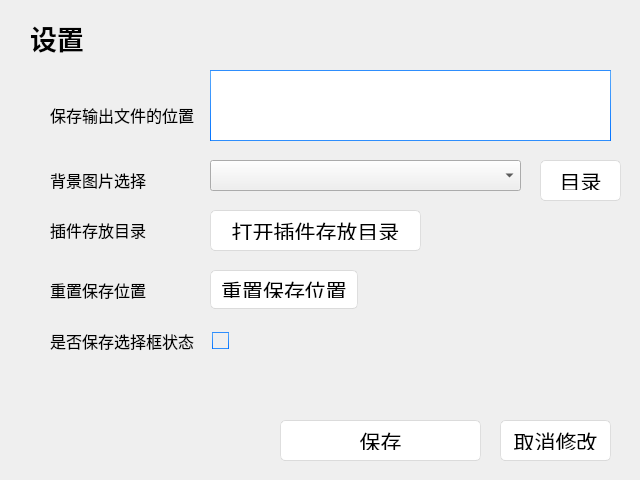
 <widget class="QDialog" name="SettingsWin">
  <property name="geometry">
   <rect>
    <x>0</x>
    <y>0</y>
    <width>640</width>
    <height>480</height>
   </rect>
  </property>
  <property name="minimumSize">
   <size>
    <width>640</width>
    <height>480</height>
   </size>
  </property>
  <property name="maximumSize">
   <size>
    <width>640</width>
    <height>480</height>
   </size>
  </property>
  <property name="windowTitle">
   <string>Dialog</string>
  </property>
  <property name="styleSheet">
   <string notr="true">/*
Aqua Style Sheet for QT Applications
Author: Jaime A. Quiroga P.
Company: GTRONICK
Last updated: 22/01/2019, 07:55.
Available at: https://github.com/GTRONICK/QSS/blob/master/Aqua.qss
*/
QMainWindow {
	background-color:#ececec;
}
QTextEdit {
	border-width: 1px;
	border-style: solid;
	border-color: qlineargradient(spread:pad, x1:0.5, y1:1, x2:0.5, y2:0, stop:0 rgba(0, 113, 255, 255), stop:1 rgba(91, 171, 252, 255));
}
QPlainTextEdit {
	border-width: 1px;
	border-style: solid;
	border-color: qlineargradient(spread:pad, x1:0.5, y1:1, x2:0.5, y2:0, stop:0 rgba(0, 113, 255, 255), stop:1 rgba(91, 171, 252, 255));
}
QToolButton {
	border-style: solid;
	border-top-color: qlineargradient(spread:pad, x1:0.5, y1:1, x2:0.5, y2:0, stop:0 rgb(215, 215, 215), stop:1 rgb(222, 222, 222));
	border-right-color: qlineargradient(spread:pad, x1:0, y1:0.5, x2:1, y2:0.5, stop:0 rgb(217, 217, 217), stop:1 rgb(227, 227, 227));
	border-left-color: qlineargradient(spread:pad, x1:0, y1:0.5, x2:1, y2:0.5, stop:0 rgb(227, 227, 227), stop:1 rgb(217, 217, 217));
	border-bottom-color: qlineargradient(spread:pad, x1:0.5, y1:1, x2:0.5, y2:0, stop:0 rgb(215, 215, 215), stop:1 rgb(222, 222, 222));
	border-width: 1px;
	border-radius: 5px;
	color: rgb(0,0,0);
	padding: 2px;
	background-color: rgb(255,255,255);
}
QToolButton:hover{
	border-style: solid;
	border-top-color: qlineargradient(spread:pad, x1:0.5, y1:1, x2:0.5, y2:0, stop:0 rgb(195, 195, 195), stop:1 rgb(222, 222, 222));
	border-right-color: qlineargradient(spread:pad, x1:0, y1:0.5, x2:1, y2:0.5, stop:0 rgb(197, 197, 197), stop:1 rgb(227, 227, 227));
	border-left-color: qlineargradient(spread:pad, x1:0, y1:0.5, x2:1, y2:0.5, stop:0 rgb(227, 227, 227), stop:1 rgb(197, 197, 197));
	border-bottom-color: qlineargradient(spread:pad, x1:0.5, y1:1, x2:0.5, y2:0, stop:0 rgb(195, 195, 195), stop:1 rgb(222, 222, 222));
	border-width: 1px;
	border-radius: 5px;
	color: rgb(0,0,0);
	padding: 2px;
	background-color: rgb(255,255,255);
}
QToolButton:pressed{
	border-style: solid;
	border-top-color: qlineargradient(spread:pad, x1:0.5, y1:1, x2:0.5, y2:0, stop:0 rgb(215, 215, 215), stop:1 rgb(222, 222, 222));
	border-right-color: qlineargradient(spread:pad, x1:0, y1:0.5, x2:1, y2:0.5, stop:0 rgb(217, 217, 217), stop:1 rgb(227, 227, 227));
	border-left-color: qlineargradient(spread:pad, x1:0, y1:0.5, x2:1, y2:0.5, stop:0 rgb(227, 227, 227), stop:1 rgb(217, 217, 217));
	border-bottom-color: qlineargradient(spread:pad, x1:0.5, y1:1, x2:0.5, y2:0, stop:0 rgb(215, 215, 215), stop:1 rgb(222, 222, 222));
	border-width: 1px;
	border-radius: 5px;
	color: rgb(0,0,0);
	padding: 2px;
	background-color: rgb(142,142,142);
}
QPushButton{
	border-style: solid;
	border-top-color: qlineargradient(spread:pad, x1:0.5, y1:1, x2:0.5, y2:0, stop:0 rgb(215, 215, 215), stop:1 rgb(222, 222, 222));
	border-right-color: qlineargradient(spread:pad, x1:0, y1:0.5, x2:1, y2:0.5, stop:0 rgb(217, 217, 217), stop:1 rgb(227, 227, 227));
	border-left-color: qlineargradient(spread:pad, x1:0, y1:0.5, x2:1, y2:0.5, stop:0 rgb(227, 227, 227), stop:1 rgb(217, 217, 217));
	border-bottom-color: qlineargradient(spread:pad, x1:0.5, y1:1, x2:0.5, y2:0, stop:0 rgb(215, 215, 215), stop:1 rgb(222, 222, 222));
	border-width: 1px;
	border-radius: 5px;
	color: rgb(0,0,0);
	font: 16pt &quot;Microsoft YaHei UI&quot;;
	padding: 10px;
	background-color: rgb(255,255,255);
}
QPushButton::default{
	border-style: solid;
	border-top-color: qlineargradient(spread:pad, x1:0.5, y1:1, x2:0.5, y2:0, stop:0 rgb(215, 215, 215), stop:1 rgb(222, 222, 222));
	border-right-color: qlineargradient(spread:pad, x1:0, y1:0.5, x2:1, y2:0.5, stop:0 rgb(217, 217, 217), stop:1 rgb(227, 227, 227));
	border-left-color: qlineargradient(spread:pad, x1:0, y1:0.5, x2:1, y2:0.5, stop:0 rgb(227, 227, 227), stop:1 rgb(217, 217, 217));
	border-bottom-color: qlineargradient(spread:pad, x1:0.5, y1:1, x2:0.5, y2:0, stop:0 rgb(215, 215, 215), stop:1 rgb(222, 222, 222));
	border-width: 1px;
	border-radius: 5px;
	color: rgb(0,0,0);
	font: 16pt &quot;Microsoft YaHei UI&quot;;
	padding: 10px;
	background-color: rgb(255,255,255);
}
QPushButton:hover{
	border-style: solid;
	border-top-color: qlineargradient(spread:pad, x1:0.5, y1:1, x2:0.5, y2:0, stop:0 rgb(195, 195, 195), stop:1 rgb(222, 222, 222));
	border-right-color: qlineargradient(spread:pad, x1:0, y1:0.5, x2:1, y2:0.5, stop:0 rgb(197, 197, 197), stop:1 rgb(227, 227, 227));
	border-left-color: qlineargradient(spread:pad, x1:0, y1:0.5, x2:1, y2:0.5, stop:0 rgb(227, 227, 227), stop:1 rgb(197, 197, 197));
	border-bottom-color: qlineargradient(spread:pad, x1:0.5, y1:1, x2:0.5, y2:0, stop:0 rgb(195, 195, 195), stop:1 rgb(222, 222, 222));
	border-width: 1px;
	border-radius: 5px;
	color: rgb(0,0,0);
	padding: 2px;
	background-color: rgb(255,255,255);
}
QPushButton:pressed{
	border-style: solid;
	border-top-color: qlineargradient(spread:pad, x1:0.5, y1:1, x2:0.5, y2:0, stop:0 rgb(215, 215, 215), stop:1 rgb(222, 222, 222));
	border-right-color: qlineargradient(spread:pad, x1:0, y1:0.5, x2:1, y2:0.5, stop:0 rgb(217, 217, 217), stop:1 rgb(227, 227, 227));
	border-left-color: qlineargradient(spread:pad, x1:0, y1:0.5, x2:1, y2:0.5, stop:0 rgb(227, 227, 227), stop:1 rgb(217, 217, 217));
	border-bottom-color: qlineargradient(spread:pad, x1:0.5, y1:1, x2:0.5, y2:0, stop:0 rgb(215, 215, 215), stop:1 rgb(222, 222, 222));
	border-width: 1px;
	border-radius: 5px;
	color: rgb(0,0,0);
	padding: 2px;
	background-color: rgb(142,142,142);
}
QPushButton:disabled{
	border-style: solid;
	border-top-color: qlineargradient(spread:pad, x1:0.5, y1:1, x2:0.5, y2:0, stop:0 rgb(215, 215, 215), stop:1 rgb(222, 222, 222));
	border-right-color: qlineargradient(spread:pad, x1:0, y1:0.5, x2:1, y2:0.5, stop:0 rgb(217, 217, 217), stop:1 rgb(227, 227, 227));
	border-left-color: qlineargradient(spread:pad, x1:0, y1:0.5, x2:1, y2:0.5, stop:0 rgb(227, 227, 227), stop:1 rgb(217, 217, 217));
	border-bottom-color: qlineargradient(spread:pad, x1:0.5, y1:1, x2:0.5, y2:0, stop:0 rgb(215, 215, 215), stop:1 rgb(222, 222, 222));
	border-width: 1px;
	border-radius: 5px;
	color: #808086;
	padding: 2px;
	background-color: rgb(142,142,142);
}
QLineEdit {
	border-width: 1px; border-radius: 4px;
	border-style: solid;
	border-color: qlineargradient(spread:pad, x1:0.5, y1:1, x2:0.5, y2:0, stop:0 rgba(0, 113, 255, 255), stop:1 rgba(91, 171, 252, 255));
}
QLabel {
	color: #000000;
}
QLCDNumber {
	color: rgb(0, 113, 255, 255);
}
QProgressBar {
	text-align: center;
	color: rgb(240, 240, 240);
	border-width: 1px; 
	border-radius: 10px;
	border-color: rgb(230, 230, 230);
	border-style: solid;
	background-color:rgb(207,207,207);
}
QProgressBar::chunk {
	background-color: qlineargradient(spread:pad, x1:0.5, y1:1, x2:0.5, y2:0, stop:0 rgba(49, 147, 250, 255), stop:1 rgba(34, 142, 255, 255));
	border-radius: 10px;
}
QMenuBar {
	background-color: qlineargradient(spread:pad, x1:0.5, y1:1, x2:0.5, y2:0, stop:0 rgba(207, 209, 207, 255), stop:1 rgba(230, 229, 230, 255));
}
QMenuBar::item {
	color: #000000;
  	spacing: 3px;
  	padding: 1px 4px;
	background-color: qlineargradient(spread:pad, x1:0.5, y1:1, x2:0.5, y2:0, stop:0 rgba(207, 209, 207, 255), stop:1 rgba(230, 229, 230, 255));
}

QMenuBar::item:selected {
  	background-color: qlineargradient(spread:pad, x1:0.5, y1:1, x2:0.5, y2:0, stop:0 rgba(0, 113, 255, 255), stop:1 rgba(91, 171, 252, 255));
	color: #FFFFFF;
}
QMenu::item:selected {
	border-style: solid;
	border-top-color: transparent;
	border-right-color: transparent;
	border-left-color: qlineargradient(spread:pad, x1:0.5, y1:1, x2:0.5, y2:0, stop:0 rgba(0, 113, 255, 255), stop:1 rgba(91, 171, 252, 255));
	border-bottom-color: transparent;
	border-left-width: 2px;
	color: #000000;
	padding-left:15px;
	padding-top:4px;
	padding-bottom:4px;
	padding-right:7px;
}
QMenu::item {
	border-style: solid;
	border-top-color: transparent;
	border-right-color: transparent;
	border-left-color: transparent;
	border-bottom-color: transparent;
	border-bottom-width: 1px;
	color: #000000;
	padding-left:17px;
	padding-top:4px;
	padding-bottom:4px;
	padding-right:7px;
}
QTabWidget {
	color:rgb(0,0,0);
	background-color:#000000;
}
QTabWidget::pane {
		border-color: rgb(223,223,223);
		background-color:rgb(226,226,226);
		border-style: solid;
		border-width: 2px;
    	border-radius: 6px;
}
QTabBar::tab:first {
	border-style: solid;
	border-left-width:1px;
	border-right-width:0px;
	border-top-width:1px;
	border-bottom-width:1px;
	border-top-color: rgb(209,209,209);
	border-left-color: qlineargradient(spread:pad, x1:0.5, y1:1, x2:0.5, y2:0, stop:0 rgba(209, 209, 209, 209), stop:1 rgba(229, 229, 229, 229));
	border-bottom-color: rgb(229,229,229);
	border-top-left-radius: 4px;
	border-bottom-left-radius: 4px;
	color: #000000;
	padding: 3px;
	margin-left:0px;
	background-color: qlineargradient(spread:pad, x1:0.5, y1:1, x2:0.5, y2:0, stop:0 rgba(247, 247, 247, 255), stop:1 rgba(255, 255, 255, 255));
}
QTabBar::tab:last {
	border-style: solid;
	border-width:1px;
	border-top-color: rgb(209,209,209);
	border-left-color: qlineargradient(spread:pad, x1:0.5, y1:1, x2:0.5, y2:0, stop:0 rgba(209, 209, 209, 209), stop:1 rgba(229, 229, 229, 229));
	border-right-color: qlineargradient(spread:pad, x1:0.5, y1:1, x2:0.5, y2:0, stop:0 rgba(209, 209, 209, 209), stop:1 rgba(229, 229, 229, 229));
	border-bottom-color: rgb(229,229,229);
	border-top-right-radius: 4px;
	border-bottom-right-radius: 4px;
	color: #000000;
	padding: 3px;
	margin-left:0px;
	background-color: qlineargradient(spread:pad, x1:0.5, y1:1, x2:0.5, y2:0, stop:0 rgba(247, 247, 247, 255), stop:1 rgba(255, 255, 255, 255));
}
QTabBar::tab {
	border-style: solid;
	border-top-width:1px;
	border-bottom-width:1px;
	border-left-width:1px;
	border-top-color: rgb(209,209,209);
	border-left-color: qlineargradient(spread:pad, x1:0.5, y1:1, x2:0.5, y2:0, stop:0 rgba(209, 209, 209, 209), stop:1 rgba(229, 229, 229, 229));
	border-bottom-color: rgb(229,229,229);
	color: #000000;
	padding: 3px;
	margin-left:0px;
	background-color: qlineargradient(spread:pad, x1:0.5, y1:1, x2:0.5, y2:0, stop:0 rgba(247, 247, 247, 255), stop:1 rgba(255, 255, 255, 255));
}
QTabBar::tab:selected, QTabBar::tab:last:selected, QTabBar::tab:hover {
  	border-style: solid;
  	border-left-width:1px;
	border-right-color: transparent;
	border-top-color: rgb(209,209,209);
	border-left-color: qlineargradient(spread:pad, x1:0.5, y1:1, x2:0.5, y2:0, stop:0 rgba(209, 209, 209, 209), stop:1 rgba(229, 229, 229, 229));
	border-bottom-color: rgb(229,229,229);
	color: #FFFFFF;
	padding: 3px;
	margin-left:0px;
	background-color: qlineargradient(spread:pad, x1:0.5, y1:1, x2:0.5, y2:0, stop:0 rgba(0, 113, 255, 255), stop:1 rgba(91, 171, 252, 255));
}

QTabBar::tab:selected, QTabBar::tab:first:selected, QTabBar::tab:hover {
  	border-style: solid;
  	border-left-width:1px;
  	border-bottom-width:1px;
  	border-top-width:1px;
	border-right-color: transparent;
	border-top-color: rgb(209,209,209);
	border-left-color: qlineargradient(spread:pad, x1:0.5, y1:1, x2:0.5, y2:0, stop:0 rgba(209, 209, 209, 209), stop:1 rgba(229, 229, 229, 229));
	border-bottom-color: rgb(229,229,229);
	color: #FFFFFF;
	padding: 3px;
	margin-left:0px;
	background-color: qlineargradient(spread:pad, x1:0.5, y1:1, x2:0.5, y2:0, stop:0 rgba(0, 113, 255, 255), stop:1 rgba(91, 171, 252, 255));
}

QCheckBox {
	color: #000000;
	padding: 2px;
}
QCheckBox:disabled {
	color: #808086;
	padding: 2px;
}

QCheckBox:hover {
	border-radius:4px;
	border-style:solid;
	padding-left: 1px;
	padding-right: 1px;
	padding-bottom: 1px;
	padding-top: 1px;
	border-width:1px;
	border-color: transparent;
}
QCheckBox::indicator:checked {

	height: 10px;
	width: 10px;
	border-style:solid;
	border-width: 1px;
	border-color: qlineargradient(spread:pad, x1:0.5, y1:1, x2:0.5, y2:0, stop:0 rgba(0, 113, 255, 255), stop:1 rgba(91, 171, 252, 255));
	color: #000000;
	background-color: qlineargradient(spread:pad, x1:0.5, y1:1, x2:0.5, y2:0, stop:0 rgba(0, 113, 255, 255), stop:1 rgba(91, 171, 252, 255));
}
QCheckBox::indicator:unchecked {

	height: 10px;
	width: 10px;
	border-style:solid;
	border-width: 1px;
	border-color: qlineargradient(spread:pad, x1:0.5, y1:1, x2:0.5, y2:0, stop:0 rgba(0, 113, 255, 255), stop:1 rgba(91, 171, 252, 255));
	color: #000000;
}
QRadioButton {
	color: 000000;
	padding: 1px;
}
QRadioButton::indicator:checked {
	height: 10px;
	width: 10px;
	border-style:solid;
	border-radius:5px;
	border-width: 1px;
	border-color: qlineargradient(spread:pad, x1:0.5, y1:1, x2:0.5, y2:0, stop:0 rgba(0, 113, 255, 255), stop:1 rgba(91, 171, 252, 255));
	color: #a9b7c6;
	background-color: qlineargradient(spread:pad, x1:0.5, y1:1, x2:0.5, y2:0, stop:0 rgba(0, 113, 255, 255), stop:1 rgba(91, 171, 252, 255));
}
QRadioButton::indicator:!checked {
	height: 10px;
	width: 10px;
	border-style:solid;
	border-radius:5px;
	border-width: 1px;
	border-color: qlineargradient(spread:pad, x1:0.5, y1:1, x2:0.5, y2:0, stop:0 rgba(0, 113, 255, 255), stop:1 rgba(91, 171, 252, 255));
	color: #a9b7c6;
	background-color: transparent;
}
QStatusBar {
	color:#027f7f;
}
QSpinBox {
	border-style: solid;
	border-width: 1px;
	border-color: qlineargradient(spread:pad, x1:0.5, y1:1, x2:0.5, y2:0, stop:0 rgba(0, 113, 255, 255), stop:1 rgba(91, 171, 252, 255));
}
QDoubleSpinBox {
	border-style: solid;
	border-width: 1px;
	border-color: qlineargradient(spread:pad, x1:0.5, y1:1, x2:0.5, y2:0, stop:0 rgba(0, 113, 255, 255), stop:1 rgba(91, 171, 252, 255));
}
QTimeEdit {
	border-style: solid;
	border-width: 1px;
	border-color: qlineargradient(spread:pad, x1:0.5, y1:1, x2:0.5, y2:0, stop:0 rgba(0, 113, 255, 255), stop:1 rgba(91, 171, 252, 255));
}
QDateTimeEdit {
	border-style: solid;
	border-width: 1px;
	border-color: qlineargradient(spread:pad, x1:0.5, y1:1, x2:0.5, y2:0, stop:0 rgba(0, 113, 255, 255), stop:1 rgba(91, 171, 252, 255));
}
QDateEdit {
	border-style: solid;
	border-width: 1px;
	border-color: qlineargradient(spread:pad, x1:0.5, y1:1, x2:0.5, y2:0, stop:0 rgba(0, 113, 255, 255), stop:1 rgba(91, 171, 252, 255));
}

QToolBox {
	color: #a9b7c6;
	background-color:#000000;
}
QToolBox::tab {
	color: #a9b7c6;
	background-color:#000000;
}
QToolBox::tab:selected {
	color: #FFFFFF;
	background-color:#000000;
}
QScrollArea {
	color: #FFFFFF;
	background-color:#000000;
}
QSlider::groove:horizontal {
	height: 5px;
	background-color: qlineargradient(spread:pad, x1:0.5, y1:1, x2:0.5, y2:0, stop:0 rgba(49, 147, 250, 255), stop:1 rgba(34, 142, 255, 255));
}
QSlider::groove:vertical {
	width: 5px;
	background-color: qlineargradient(spread:pad, x1:0.5, y1:1, x2:0.5, y2:0, stop:0 rgba(49, 147, 250, 255), stop:1 rgba(34, 142, 255, 255));
}
QSlider::handle:horizontal {
	background: rgb(253,253,253);
	border-style: solid;
	border-width: 1px;
	border-color: rgb(207,207,207);
	width: 12px;
	margin: -5px 0;
	border-radius: 7px;
}
QSlider::handle:vertical {
	background: rgb(253,253,253);
	border-style: solid;
	border-width: 1px;
	border-color: rgb(207,207,207);
	height: 12px;
	margin: 0 -5px;
	border-radius: 7px;
}
QSlider::add-page:horizontal {
    background: rgb(181,181,181);
}
QSlider::add-page:vertical {
    background: rgb(181,181,181);
}
QSlider::sub-page:horizontal {
    background-color: qlineargradient(spread:pad, x1:0.5, y1:1, x2:0.5, y2:0, stop:0 rgba(49, 147, 250, 255), stop:1 rgba(34, 142, 255, 255));
}
QSlider::sub-page:vertical {
    background-color: qlineargradient(spread:pad, y1:0.5, x1:1, y2:0.5, x2:0, stop:0 rgba(49, 147, 250, 255), stop:1 rgba(34, 142, 255, 255));
}
QScrollBar:horizontal {
	max-height: 20px;
	border: 1px transparent grey;
	margin: 0px 20px 0px 20px;
}
QScrollBar:vertical {
	max-width: 20px;
	border: 1px transparent grey;
	margin: 20px 0px 20px 0px;
}
QScrollBar::handle:horizontal {
	background: rgb(253,253,253);
	border-style: solid;
	border-width: 1px;
	border-color: rgb(207,207,207);
	border-radius: 7px;
	min-width: 25px;
}
QScrollBar::handle:horizontal:hover {
	background: rgb(253,253,253);
	border-style: solid;
	border-width: 1px;
	border-color: rgb(147, 200, 200);
	border-radius: 7px;
	min-width: 25px;
}
QScrollBar::handle:vertical {
	background: rgb(253,253,253);
	border-style: solid;
	border-width: 1px;
	border-color: rgb(207,207,207);
	border-radius: 7px;
	min-height: 25px;
}
QScrollBar::handle:vertical:hover {
	background: rgb(253,253,253);
	border-style: solid;
	border-width: 1px;
	border-color: rgb(147, 200, 200);
	border-radius: 7px;
	min-height: 25px;
}
QScrollBar::add-line:horizontal {
   border: 2px transparent grey;
   border-top-right-radius: 7px;
   border-bottom-right-radius: 7px;
   background: rgba(34, 142, 255, 255);
   width: 20px;
   subcontrol-position: right;
   subcontrol-origin: margin;
}
QScrollBar::add-line:horizontal:pressed {
   border: 2px transparent grey;
   border-top-right-radius: 7px;
   border-bottom-right-radius: 7px;
   background: rgb(181,181,181);
   width: 20px;
   subcontrol-position: right;
   subcontrol-origin: margin;
}
QScrollBar::add-line:vertical {
   border: 2px transparent grey;
   border-bottom-left-radius: 7px;
   border-bottom-right-radius: 7px;
   background: rgba(34, 142, 255, 255);
   height: 20px;
   subcontrol-position: bottom;
   subcontrol-origin: margin;
}
QScrollBar::add-line:vertical:pressed {
   border: 2px transparent grey;
   border-bottom-left-radius: 7px;
   border-bottom-right-radius: 7px;
   background: rgb(181,181,181);
   height: 20px;
   subcontrol-position: bottom;
   subcontrol-origin: margin;
}
QScrollBar::sub-line:horizontal {
   border: 2px transparent grey;
   border-top-left-radius: 7px;
   border-bottom-left-radius: 7px;
   background: rgba(34, 142, 255, 255);
   width: 20px;
   subcontrol-position: left;
   subcontrol-origin: margin;
}
QScrollBar::sub-line:horizontal:pressed {
   border: 2px transparent grey;
   border-top-left-radius: 7px;
   border-bottom-left-radius: 7px;
   background: rgb(181,181,181);
   width: 20px;
   subcontrol-position: left;
   subcontrol-origin: margin;
}
QScrollBar::sub-line:vertical {
   border: 2px transparent grey;
   border-top-left-radius: 7px;
   border-top-right-radius: 7px;
   background: rgba(34, 142, 255, 255);
   height: 20px;
   subcontrol-position: top;
   subcontrol-origin: margin;
}
QScrollBar::sub-line:vertical:pressed {
   border: 2px transparent grey;
   border-top-left-radius: 7px;
   border-top-right-radius: 7px;
   background: rgb(181,181,181);
   height: 20px;
   subcontrol-position: top;
   subcontrol-origin: margin;
}
QScrollBar::left-arrow:horizontal {
   border: 1px transparent grey;
   border-top-left-radius: 3px;
   border-bottom-left-radius: 3px;
   width: 6px;
   height: 6px;
   background: white;
}
QScrollBar::right-arrow:horizontal {
   border: 1px transparent grey;
   border-top-right-radius: 3px;
   border-bottom-right-radius: 3px;
   width: 6px;
   height: 6px;
   background: white;
}
QScrollBar::up-arrow:vertical {
   border: 1px transparent grey;
   border-top-left-radius: 3px;
   border-top-right-radius: 3px;
   width: 6px;
   height: 6px;
   background: white;
}
QScrollBar::down-arrow:vertical {
   border: 1px transparent grey;
   border-bottom-left-radius: 3px;
   border-bottom-right-radius: 3px;
   width: 6px;
   height: 6px;
   background: white;
}
QScrollBar::add-page:horizontal, QScrollBar::sub-page:horizontal {
   background: none;
}
QScrollBar::add-page:vertical, QScrollBar::sub-page:vertical {
   background: none;
}</string>
  </property>
  <widget class="QPushButton" name="button_cancel">
   <property name="geometry">
    <rect>
     <x>500</x>
     <y>420</y>
     <width>111</width>
     <height>41</height>
    </rect>
   </property>
   <property name="font">
    <font>
     <family>Microsoft YaHei UI</family>
     <pointsize>16</pointsize>
     <italic>false</italic>
     <bold>false</bold>
    </font>
   </property>
   <property name="text">
    <string>取消修改</string>
   </property>
  </widget>
  <widget class="QPushButton" name="button_save_setting">
   <property name="geometry">
    <rect>
     <x>280</x>
     <y>420</y>
     <width>201</width>
     <height>41</height>
    </rect>
   </property>
   <property name="font">
    <font>
     <family>Microsoft YaHei UI</family>
     <pointsize>16</pointsize>
     <italic>false</italic>
     <bold>false</bold>
    </font>
   </property>
   <property name="text">
    <string>保存</string>
   </property>
  </widget>
  <widget class="QWidget" name="layoutWidget">
   <property name="geometry">
    <rect>
     <x>30</x>
     <y>20</y>
     <width>102</width>
     <height>35</height>
    </rect>
   </property>
   <layout class="QHBoxLayout" name="horizontalLayout">
    <item>
     <widget class="QLabel" name="label">
      <property name="font">
       <font>
        <family>更纱黑体 UI SC</family>
        <pointsize>20</pointsize>
        <bold>true</bold>
       </font>
      </property>
      <property name="text">
       <string>设置</string>
      </property>
     </widget>
    </item>
   </layout>
  </widget>
  <widget class="QLabel" name="label_6">
   <property name="geometry">
    <rect>
     <x>50</x>
     <y>160</y>
     <width>147</width>
     <height>39</height>
    </rect>
   </property>
   <property name="font">
    <font>
     <family>等距更纱黑体 Slab SC</family>
     <pointsize>12</pointsize>
    </font>
   </property>
   <property name="text">
    <string>背景图片选择</string>
   </property>
  </widget>
  <widget class="QComboBox" name="combo_background">
   <property name="geometry">
    <rect>
     <x>210</x>
     <y>160</y>
     <width>311</width>
     <height>31</height>
    </rect>
   </property>
   <property name="font">
    <font>
     <pointsize>14</pointsize>
    </font>
   </property>
  </widget>
  <widget class="QLabel" name="label_3">
   <property name="geometry">
    <rect>
     <x>50</x>
     <y>330</y>
     <width>144</width>
     <height>21</height>
    </rect>
   </property>
   <property name="font">
    <font>
     <family>等距更纱黑体 Slab SC</family>
     <pointsize>12</pointsize>
    </font>
   </property>
   <property name="text">
    <string>是否保存选择框状态</string>
   </property>
  </widget>
  <widget class="QCheckBox" name="check_is_save_check_box_status">
   <property name="geometry">
    <rect>
     <x>210</x>
     <y>330</y>
     <width>177</width>
     <height>21</height>
    </rect>
   </property>
   <property name="font">
    <font>
     <family>更纱黑体 SC</family>
     <pointsize>12</pointsize>
    </font>
   </property>
   <property name="styleSheet">
    <string notr="true">QCheckBox {
	color: #000000;
	padding: 2px;
}
QCheckBox:disabled {
	color: #808086;
	padding: 2px;
}

QCheckBox:hover {
	border-radius:4px;
	border-style:solid;
	padding-left: 1px;
	padding-right: 1px;
	padding-bottom: 1px;
	padding-top: 1px;
	border-width:1px;
	border-color: transparent;
}
QCheckBox::indicator:checked {

	height: 15px;
	width: 15px;
	border-style:solid;
	border-width: 1px;
	border-color: qlineargradient(spread:pad, x1:0.5, y1:1, x2:0.5, y2:0, stop:0 rgba(0, 113, 255, 255), stop:1 rgba(91, 171, 252, 255));
	color: #000000;
	background-color: qlineargradient(spread:pad, x1:0.5, y1:1, x2:0.5, y2:0, stop:0 rgba(0, 113, 255, 255), stop:1 rgba(91, 171, 252, 255));
}
QCheckBox::indicator:unchecked {

	height: 15px;
	width: 15px;
	border-style:solid;
	border-width: 1px;
	border-color: qlineargradient(spread:pad, x1:0.5, y1:1, x2:0.5, y2:0, stop:0 rgba(0, 113, 255, 255), stop:1 rgba(91, 171, 252, 255));
	color: #000000;
}</string>
   </property>
   <property name="text">
    <string/>
   </property>
  </widget>
  <widget class="QPushButton" name="button_open_background_dir">
   <property name="geometry">
    <rect>
     <x>540</x>
     <y>160</y>
     <width>81</width>
     <height>41</height>
    </rect>
   </property>
   <property name="font">
    <font>
     <family>Microsoft YaHei UI</family>
     <pointsize>16</pointsize>
     <italic>false</italic>
     <bold>false</bold>
    </font>
   </property>
   <property name="text">
    <string>目录</string>
   </property>
  </widget>
  <widget class="QLabel" name="label_7">
   <property name="geometry">
    <rect>
     <x>50</x>
     <y>210</y>
     <width>147</width>
     <height>39</height>
    </rect>
   </property>
   <property name="font">
    <font>
     <family>等距更纱黑体 Slab SC</family>
     <pointsize>12</pointsize>
    </font>
   </property>
   <property name="text">
    <string>插件存放目录</string>
   </property>
  </widget>
  <widget class="QPushButton" name="button_open_plugin_dir">
   <property name="geometry">
    <rect>
     <x>210</x>
     <y>210</y>
     <width>211</width>
     <height>41</height>
    </rect>
   </property>
   <property name="font">
    <font>
     <family>Microsoft YaHei UI</family>
     <pointsize>16</pointsize>
     <italic>false</italic>
     <bold>false</bold>
    </font>
   </property>
   <property name="text">
    <string>打开插件存放目录</string>
   </property>
  </widget>
  <widget class="QTextEdit" name="output_save_location">
   <property name="geometry">
    <rect>
     <x>210</x>
     <y>70</y>
     <width>401</width>
     <height>71</height>
    </rect>
   </property>
  </widget>
  <widget class="QLabel" name="label_2">
   <property name="geometry">
    <rect>
     <x>50</x>
     <y>90</y>
     <width>161</width>
     <height>49</height>
    </rect>
   </property>
   <property name="font">
    <font>
     <family>等距更纱黑体 Slab SC</family>
     <pointsize>12</pointsize>
    </font>
   </property>
   <property name="text">
    <string>保存输出文件的位置</string>
   </property>
  </widget>
  <widget class="QPushButton" name="button_reset_save_location">
   <property name="geometry">
    <rect>
     <x>210</x>
     <y>270</y>
     <width>148</width>
     <height>39</height>
    </rect>
   </property>
   <property name="font">
    <font>
     <family>Microsoft YaHei UI</family>
     <pointsize>16</pointsize>
     <italic>false</italic>
     <bold>false</bold>
    </font>
   </property>
   <property name="text">
    <string>重置保存位置</string>
   </property>
  </widget>
  <widget class="QLabel" name="label_5">
   <property name="geometry">
    <rect>
     <x>50</x>
     <y>270</y>
     <width>111</width>
     <height>39</height>
    </rect>
   </property>
   <property name="font">
    <font>
     <family>等距更纱黑体 Slab SC</family>
     <pointsize>12</pointsize>
    </font>
   </property>
   <property name="text">
    <string>重置保存位置</string>
   </property>
  </widget>
 </widget>
